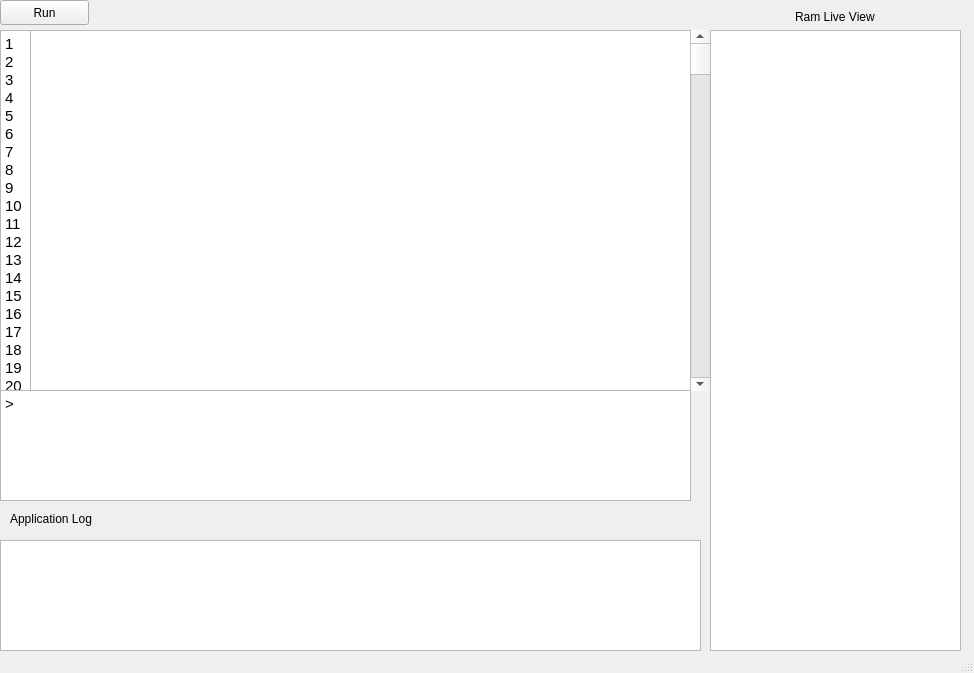
<?xml version="1.0" encoding="UTF-8"?>
<ui version="4.0">
 <class>GUI</class>
 <widget class="QMainWindow" name="GUI">
  <property name="geometry">
   <rect>
    <x>0</x>
    <y>0</y>
    <width>974</width>
    <height>673</height>
   </rect>
  </property>
  <property name="windowTitle">
   <string>GUI</string>
  </property>
  <widget class="QWidget" name="centralwidget">
   <widget class="QPushButton" name="runButton">
    <property name="geometry">
     <rect>
      <x>0</x>
      <y>0</y>
      <width>89</width>
      <height>25</height>
     </rect>
    </property>
    <property name="text">
     <string>Run</string>
    </property>
   </widget>
   <widget class="QWidget" name="verticalLayoutWidget">
    <property name="geometry">
     <rect>
      <x>710</x>
      <y>10</y>
      <width>251</width>
      <height>641</height>
     </rect>
    </property>
    <layout class="QVBoxLayout" name="RAMLVgrid">
     <item alignment="Qt::AlignHCenter|Qt::AlignTop">
      <widget class="QLabel" name="RLVlabel">
       <property name="text">
        <string>Ram Live View</string>
       </property>
      </widget>
     </item>
     <item>
      <widget class="QTextBrowser" name="RLVtextbrowser"/>
     </item>
    </layout>
   </widget>
   <widget class="QTextEdit" name="output">
    <property name="geometry">
     <rect>
      <x>0</x>
      <y>390</y>
      <width>691</width>
      <height>111</height>
     </rect>
    </property>
    <property name="readOnly">
     <bool>true</bool>
    </property>
    <property name="html">
     <string>&lt;!DOCTYPE HTML PUBLIC &quot;-//W3C//DTD HTML 4.0//EN&quot; &quot;http://www.w3.org/TR/REC-html40/strict.dtd&quot;&gt;
&lt;html&gt;&lt;head&gt;&lt;meta name=&quot;qrichtext&quot; content=&quot;1&quot; /&gt;&lt;style type=&quot;text/css&quot;&gt;
p, li { white-space: pre-wrap; }
&lt;/style&gt;&lt;/head&gt;&lt;body style=&quot; font-family:'Ubuntu'; font-size:11pt; font-weight:400; font-style:normal;&quot;&gt;
&lt;p style=&quot; margin-top:0px; margin-bottom:0px; margin-left:0px; margin-right:0px; -qt-block-indent:0; text-indent:0px;&quot;&gt;&amp;gt;&lt;/p&gt;&lt;/body&gt;&lt;/html&gt;</string>
    </property>
   </widget>
   <widget class="QTextEdit" name="appLog">
    <property name="geometry">
     <rect>
      <x>0</x>
      <y>540</y>
      <width>701</width>
      <height>111</height>
     </rect>
    </property>
    <property name="readOnly">
     <bool>true</bool>
    </property>
    <property name="html">
     <string>&lt;!DOCTYPE HTML PUBLIC &quot;-//W3C//DTD HTML 4.0//EN&quot; &quot;http://www.w3.org/TR/REC-html40/strict.dtd&quot;&gt;
&lt;html&gt;&lt;head&gt;&lt;meta name=&quot;qrichtext&quot; content=&quot;1&quot; /&gt;&lt;style type=&quot;text/css&quot;&gt;
p, li { white-space: pre-wrap; }
&lt;/style&gt;&lt;/head&gt;&lt;body style=&quot; font-family:'Ubuntu'; font-size:11pt; font-weight:400; font-style:normal;&quot;&gt;
&lt;p style=&quot;-qt-paragraph-type:empty; margin-top:0px; margin-bottom:0px; margin-left:0px; margin-right:0px; -qt-block-indent:0; text-indent:0px;&quot;&gt;&lt;br /&gt;&lt;/p&gt;
&lt;p style=&quot;-qt-paragraph-type:empty; margin-top:0px; margin-bottom:0px; margin-left:0px; margin-right:0px; -qt-block-indent:0; text-indent:0px;&quot;&gt;&lt;br /&gt;&lt;/p&gt;&lt;/body&gt;&lt;/html&gt;</string>
    </property>
   </widget>
   <widget class="QLabel" name="appLogLabel">
    <property name="geometry">
     <rect>
      <x>10</x>
      <y>510</y>
      <width>181</width>
      <height>17</height>
     </rect>
    </property>
    <property name="text">
     <string>Application Log</string>
    </property>
   </widget>
   <widget class="QPlainTextEdit" name="code">
    <property name="geometry">
     <rect>
      <x>30</x>
      <y>30</y>
      <width>661</width>
      <height>361</height>
     </rect>
    </property>
    <property name="verticalScrollBarPolicy">
     <enum>Qt::ScrollBarAsNeeded</enum>
    </property>
    <property name="horizontalScrollBarPolicy">
     <enum>Qt::ScrollBarAlwaysOff</enum>
    </property>
   </widget>
   <widget class="QScrollBar" name="verticalScrollBar">
    <property name="geometry">
     <rect>
      <x>690</x>
      <y>30</y>
      <width>20</width>
      <height>361</height>
     </rect>
    </property>
    <property name="singleStep">
     <number>4</number>
    </property>
    <property name="orientation">
     <enum>Qt::Vertical</enum>
    </property>
   </widget>
   <widget class="QTextBrowser" name="lineNumb">
    <property name="geometry">
     <rect>
      <x>0</x>
      <y>30</y>
      <width>31</width>
      <height>361</height>
     </rect>
    </property>
    <property name="verticalScrollBarPolicy">
     <enum>Qt::ScrollBarAlwaysOff</enum>
    </property>
    <property name="horizontalScrollBarPolicy">
     <enum>Qt::ScrollBarAlwaysOff</enum>
    </property>
    <property name="html">
     <string>&lt;!DOCTYPE HTML PUBLIC &quot;-//W3C//DTD HTML 4.0//EN&quot; &quot;http://www.w3.org/TR/REC-html40/strict.dtd&quot;&gt;
&lt;html&gt;&lt;head&gt;&lt;meta name=&quot;qrichtext&quot; content=&quot;1&quot; /&gt;&lt;style type=&quot;text/css&quot;&gt;
p, li { white-space: pre-wrap; }
&lt;/style&gt;&lt;/head&gt;&lt;body style=&quot; font-family:'Ubuntu'; font-size:11pt; font-weight:400; font-style:normal;&quot;&gt;
&lt;p style=&quot; margin-top:0px; margin-bottom:0px; margin-left:0px; margin-right:0px; -qt-block-indent:0; text-indent:0px;&quot;&gt;1&lt;/p&gt;
&lt;p style=&quot; margin-top:0px; margin-bottom:0px; margin-left:0px; margin-right:0px; -qt-block-indent:0; text-indent:0px;&quot;&gt;2&lt;/p&gt;
&lt;p style=&quot; margin-top:0px; margin-bottom:0px; margin-left:0px; margin-right:0px; -qt-block-indent:0; text-indent:0px;&quot;&gt;3&lt;/p&gt;
&lt;p style=&quot; margin-top:0px; margin-bottom:0px; margin-left:0px; margin-right:0px; -qt-block-indent:0; text-indent:0px;&quot;&gt;4&lt;/p&gt;
&lt;p style=&quot; margin-top:0px; margin-bottom:0px; margin-left:0px; margin-right:0px; -qt-block-indent:0; text-indent:0px;&quot;&gt;5&lt;/p&gt;
&lt;p style=&quot; margin-top:0px; margin-bottom:0px; margin-left:0px; margin-right:0px; -qt-block-indent:0; text-indent:0px;&quot;&gt;6&lt;/p&gt;
&lt;p style=&quot; margin-top:0px; margin-bottom:0px; margin-left:0px; margin-right:0px; -qt-block-indent:0; text-indent:0px;&quot;&gt;7&lt;/p&gt;
&lt;p style=&quot; margin-top:0px; margin-bottom:0px; margin-left:0px; margin-right:0px; -qt-block-indent:0; text-indent:0px;&quot;&gt;8&lt;/p&gt;
&lt;p style=&quot; margin-top:0px; margin-bottom:0px; margin-left:0px; margin-right:0px; -qt-block-indent:0; text-indent:0px;&quot;&gt;9&lt;/p&gt;
&lt;p style=&quot; margin-top:0px; margin-bottom:0px; margin-left:0px; margin-right:0px; -qt-block-indent:0; text-indent:0px;&quot;&gt;10&lt;/p&gt;
&lt;p style=&quot; margin-top:0px; margin-bottom:0px; margin-left:0px; margin-right:0px; -qt-block-indent:0; text-indent:0px;&quot;&gt;11&lt;/p&gt;
&lt;p style=&quot; margin-top:0px; margin-bottom:0px; margin-left:0px; margin-right:0px; -qt-block-indent:0; text-indent:0px;&quot;&gt;12&lt;/p&gt;
&lt;p style=&quot; margin-top:0px; margin-bottom:0px; margin-left:0px; margin-right:0px; -qt-block-indent:0; text-indent:0px;&quot;&gt;13&lt;/p&gt;
&lt;p style=&quot; margin-top:0px; margin-bottom:0px; margin-left:0px; margin-right:0px; -qt-block-indent:0; text-indent:0px;&quot;&gt;14&lt;/p&gt;
&lt;p style=&quot; margin-top:0px; margin-bottom:0px; margin-left:0px; margin-right:0px; -qt-block-indent:0; text-indent:0px;&quot;&gt;15&lt;/p&gt;
&lt;p style=&quot; margin-top:0px; margin-bottom:0px; margin-left:0px; margin-right:0px; -qt-block-indent:0; text-indent:0px;&quot;&gt;16&lt;/p&gt;
&lt;p style=&quot; margin-top:0px; margin-bottom:0px; margin-left:0px; margin-right:0px; -qt-block-indent:0; text-indent:0px;&quot;&gt;17&lt;/p&gt;
&lt;p style=&quot; margin-top:0px; margin-bottom:0px; margin-left:0px; margin-right:0px; -qt-block-indent:0; text-indent:0px;&quot;&gt;18&lt;/p&gt;
&lt;p style=&quot; margin-top:0px; margin-bottom:0px; margin-left:0px; margin-right:0px; -qt-block-indent:0; text-indent:0px;&quot;&gt;19&lt;/p&gt;
&lt;p style=&quot; margin-top:0px; margin-bottom:0px; margin-left:0px; margin-right:0px; -qt-block-indent:0; text-indent:0px;&quot;&gt;20&lt;/p&gt;
&lt;p style=&quot; margin-top:0px; margin-bottom:0px; margin-left:0px; margin-right:0px; -qt-block-indent:0; text-indent:0px;&quot;&gt;21&lt;/p&gt;
&lt;p style=&quot; margin-top:0px; margin-bottom:0px; margin-left:0px; margin-right:0px; -qt-block-indent:0; text-indent:0px;&quot;&gt;22&lt;/p&gt;
&lt;p style=&quot; margin-top:0px; margin-bottom:0px; margin-left:0px; margin-right:0px; -qt-block-indent:0; text-indent:0px;&quot;&gt;23&lt;/p&gt;
&lt;p style=&quot; margin-top:0px; margin-bottom:0px; margin-left:0px; margin-right:0px; -qt-block-indent:0; text-indent:0px;&quot;&gt;24&lt;/p&gt;
&lt;p style=&quot; margin-top:0px; margin-bottom:0px; margin-left:0px; margin-right:0px; -qt-block-indent:0; text-indent:0px;&quot;&gt;25&lt;/p&gt;
&lt;p style=&quot; margin-top:0px; margin-bottom:0px; margin-left:0px; margin-right:0px; -qt-block-indent:0; text-indent:0px;&quot;&gt;26&lt;/p&gt;
&lt;p style=&quot; margin-top:0px; margin-bottom:0px; margin-left:0px; margin-right:0px; -qt-block-indent:0; text-indent:0px;&quot;&gt;27&lt;/p&gt;
&lt;p style=&quot; margin-top:0px; margin-bottom:0px; margin-left:0px; margin-right:0px; -qt-block-indent:0; text-indent:0px;&quot;&gt;28&lt;/p&gt;
&lt;p style=&quot; margin-top:0px; margin-bottom:0px; margin-left:0px; margin-right:0px; -qt-block-indent:0; text-indent:0px;&quot;&gt;29&lt;/p&gt;
&lt;p style=&quot; margin-top:0px; margin-bottom:0px; margin-left:0px; margin-right:0px; -qt-block-indent:0; text-indent:0px;&quot;&gt;30&lt;/p&gt;
&lt;p style=&quot; margin-top:0px; margin-bottom:0px; margin-left:0px; margin-right:0px; -qt-block-indent:0; text-indent:0px;&quot;&gt;31&lt;/p&gt;
&lt;p style=&quot; margin-top:0px; margin-bottom:0px; margin-left:0px; margin-right:0px; -qt-block-indent:0; text-indent:0px;&quot;&gt;32&lt;/p&gt;
&lt;p style=&quot; margin-top:0px; margin-bottom:0px; margin-left:0px; margin-right:0px; -qt-block-indent:0; text-indent:0px;&quot;&gt;33&lt;/p&gt;
&lt;p style=&quot; margin-top:0px; margin-bottom:0px; margin-left:0px; margin-right:0px; -qt-block-indent:0; text-indent:0px;&quot;&gt;34&lt;/p&gt;
&lt;p style=&quot; margin-top:0px; margin-bottom:0px; margin-left:0px; margin-right:0px; -qt-block-indent:0; text-indent:0px;&quot;&gt;35&lt;/p&gt;
&lt;p style=&quot; margin-top:0px; margin-bottom:0px; margin-left:0px; margin-right:0px; -qt-block-indent:0; text-indent:0px;&quot;&gt;36&lt;/p&gt;
&lt;p style=&quot; margin-top:0px; margin-bottom:0px; margin-left:0px; margin-right:0px; -qt-block-indent:0; text-indent:0px;&quot;&gt;37&lt;/p&gt;
&lt;p style=&quot; margin-top:0px; margin-bottom:0px; margin-left:0px; margin-right:0px; -qt-block-indent:0; text-indent:0px;&quot;&gt;38&lt;/p&gt;
&lt;p style=&quot; margin-top:0px; margin-bottom:0px; margin-left:0px; margin-right:0px; -qt-block-indent:0; text-indent:0px;&quot;&gt;39&lt;/p&gt;
&lt;p style=&quot; margin-top:0px; margin-bottom:0px; margin-left:0px; margin-right:0px; -qt-block-indent:0; text-indent:0px;&quot;&gt;40&lt;/p&gt;
&lt;p style=&quot; margin-top:0px; margin-bottom:0px; margin-left:0px; margin-right:0px; -qt-block-indent:0; text-indent:0px;&quot;&gt;41&lt;/p&gt;
&lt;p style=&quot; margin-top:0px; margin-bottom:0px; margin-left:0px; margin-right:0px; -qt-block-indent:0; text-indent:0px;&quot;&gt;42&lt;/p&gt;
&lt;p style=&quot; margin-top:0px; margin-bottom:0px; margin-left:0px; margin-right:0px; -qt-block-indent:0; text-indent:0px;&quot;&gt;43&lt;/p&gt;
&lt;p style=&quot; margin-top:0px; margin-bottom:0px; margin-left:0px; margin-right:0px; -qt-block-indent:0; text-indent:0px;&quot;&gt;44&lt;/p&gt;
&lt;p style=&quot; margin-top:0px; margin-bottom:0px; margin-left:0px; margin-right:0px; -qt-block-indent:0; text-indent:0px;&quot;&gt;45&lt;/p&gt;
&lt;p style=&quot; margin-top:0px; margin-bottom:0px; margin-left:0px; margin-right:0px; -qt-block-indent:0; text-indent:0px;&quot;&gt;46&lt;/p&gt;
&lt;p style=&quot; margin-top:0px; margin-bottom:0px; margin-left:0px; margin-right:0px; -qt-block-indent:0; text-indent:0px;&quot;&gt;47&lt;/p&gt;
&lt;p style=&quot; margin-top:0px; margin-bottom:0px; margin-left:0px; margin-right:0px; -qt-block-indent:0; text-indent:0px;&quot;&gt;48&lt;/p&gt;
&lt;p style=&quot; margin-top:0px; margin-bottom:0px; margin-left:0px; margin-right:0px; -qt-block-indent:0; text-indent:0px;&quot;&gt;49&lt;/p&gt;
&lt;p style=&quot; margin-top:0px; margin-bottom:0px; margin-left:0px; margin-right:0px; -qt-block-indent:0; text-indent:0px;&quot;&gt;50&lt;/p&gt;
&lt;p style=&quot; margin-top:0px; margin-bottom:0px; margin-left:0px; margin-right:0px; -qt-block-indent:0; text-indent:0px;&quot;&gt;51&lt;/p&gt;
&lt;p style=&quot; margin-top:0px; margin-bottom:0px; margin-left:0px; margin-right:0px; -qt-block-indent:0; text-indent:0px;&quot;&gt;52&lt;/p&gt;
&lt;p style=&quot; margin-top:0px; margin-bottom:0px; margin-left:0px; margin-right:0px; -qt-block-indent:0; text-indent:0px;&quot;&gt;53&lt;/p&gt;
&lt;p style=&quot; margin-top:0px; margin-bottom:0px; margin-left:0px; margin-right:0px; -qt-block-indent:0; text-indent:0px;&quot;&gt;54&lt;/p&gt;
&lt;p style=&quot; margin-top:0px; margin-bottom:0px; margin-left:0px; margin-right:0px; -qt-block-indent:0; text-indent:0px;&quot;&gt;55&lt;/p&gt;
&lt;p style=&quot; margin-top:0px; margin-bottom:0px; margin-left:0px; margin-right:0px; -qt-block-indent:0; text-indent:0px;&quot;&gt;56&lt;/p&gt;
&lt;p style=&quot; margin-top:0px; margin-bottom:0px; margin-left:0px; margin-right:0px; -qt-block-indent:0; text-indent:0px;&quot;&gt;57&lt;/p&gt;
&lt;p style=&quot; margin-top:0px; margin-bottom:0px; margin-left:0px; margin-right:0px; -qt-block-indent:0; text-indent:0px;&quot;&gt;58&lt;/p&gt;
&lt;p style=&quot; margin-top:0px; margin-bottom:0px; margin-left:0px; margin-right:0px; -qt-block-indent:0; text-indent:0px;&quot;&gt;59&lt;/p&gt;
&lt;p style=&quot; margin-top:0px; margin-bottom:0px; margin-left:0px; margin-right:0px; -qt-block-indent:0; text-indent:0px;&quot;&gt;60&lt;/p&gt;
&lt;p style=&quot; margin-top:0px; margin-bottom:0px; margin-left:0px; margin-right:0px; -qt-block-indent:0; text-indent:0px;&quot;&gt;61&lt;/p&gt;
&lt;p style=&quot; margin-top:0px; margin-bottom:0px; margin-left:0px; margin-right:0px; -qt-block-indent:0; text-indent:0px;&quot;&gt;62&lt;/p&gt;
&lt;p style=&quot; margin-top:0px; margin-bottom:0px; margin-left:0px; margin-right:0px; -qt-block-indent:0; text-indent:0px;&quot;&gt;63&lt;/p&gt;
&lt;p style=&quot; margin-top:0px; margin-bottom:0px; margin-left:0px; margin-right:0px; -qt-block-indent:0; text-indent:0px;&quot;&gt;64&lt;/p&gt;
&lt;p style=&quot; margin-top:0px; margin-bottom:0px; margin-left:0px; margin-right:0px; -qt-block-indent:0; text-indent:0px;&quot;&gt;65&lt;/p&gt;
&lt;p style=&quot; margin-top:0px; margin-bottom:0px; margin-left:0px; margin-right:0px; -qt-block-indent:0; text-indent:0px;&quot;&gt;66&lt;/p&gt;
&lt;p style=&quot; margin-top:0px; margin-bottom:0px; margin-left:0px; margin-right:0px; -qt-block-indent:0; text-indent:0px;&quot;&gt;67&lt;/p&gt;
&lt;p style=&quot; margin-top:0px; margin-bottom:0px; margin-left:0px; margin-right:0px; -qt-block-indent:0; text-indent:0px;&quot;&gt;68&lt;/p&gt;
&lt;p style=&quot; margin-top:0px; margin-bottom:0px; margin-left:0px; margin-right:0px; -qt-block-indent:0; text-indent:0px;&quot;&gt;69&lt;/p&gt;
&lt;p style=&quot; margin-top:0px; margin-bottom:0px; margin-left:0px; margin-right:0px; -qt-block-indent:0; text-indent:0px;&quot;&gt;70&lt;/p&gt;
&lt;p style=&quot; margin-top:0px; margin-bottom:0px; margin-left:0px; margin-right:0px; -qt-block-indent:0; text-indent:0px;&quot;&gt;71&lt;/p&gt;
&lt;p style=&quot; margin-top:0px; margin-bottom:0px; margin-left:0px; margin-right:0px; -qt-block-indent:0; text-indent:0px;&quot;&gt;72&lt;/p&gt;
&lt;p style=&quot; margin-top:0px; margin-bottom:0px; margin-left:0px; margin-right:0px; -qt-block-indent:0; text-indent:0px;&quot;&gt;73&lt;/p&gt;
&lt;p style=&quot; margin-top:0px; margin-bottom:0px; margin-left:0px; margin-right:0px; -qt-block-indent:0; text-indent:0px;&quot;&gt;74&lt;/p&gt;
&lt;p style=&quot; margin-top:0px; margin-bottom:0px; margin-left:0px; margin-right:0px; -qt-block-indent:0; text-indent:0px;&quot;&gt;75&lt;/p&gt;
&lt;p style=&quot; margin-top:0px; margin-bottom:0px; margin-left:0px; margin-right:0px; -qt-block-indent:0; text-indent:0px;&quot;&gt;76&lt;/p&gt;
&lt;p style=&quot; margin-top:0px; margin-bottom:0px; margin-left:0px; margin-right:0px; -qt-block-indent:0; text-indent:0px;&quot;&gt;77&lt;/p&gt;
&lt;p style=&quot; margin-top:0px; margin-bottom:0px; margin-left:0px; margin-right:0px; -qt-block-indent:0; text-indent:0px;&quot;&gt;78&lt;/p&gt;
&lt;p style=&quot; margin-top:0px; margin-bottom:0px; margin-left:0px; margin-right:0px; -qt-block-indent:0; text-indent:0px;&quot;&gt;79&lt;/p&gt;
&lt;p style=&quot; margin-top:0px; margin-bottom:0px; margin-left:0px; margin-right:0px; -qt-block-indent:0; text-indent:0px;&quot;&gt;80&lt;/p&gt;
&lt;p style=&quot; margin-top:0px; margin-bottom:0px; margin-left:0px; margin-right:0px; -qt-block-indent:0; text-indent:0px;&quot;&gt;81&lt;/p&gt;
&lt;p style=&quot; margin-top:0px; margin-bottom:0px; margin-left:0px; margin-right:0px; -qt-block-indent:0; text-indent:0px;&quot;&gt;82&lt;/p&gt;
&lt;p style=&quot; margin-top:0px; margin-bottom:0px; margin-left:0px; margin-right:0px; -qt-block-indent:0; text-indent:0px;&quot;&gt;83&lt;/p&gt;
&lt;p style=&quot; margin-top:0px; margin-bottom:0px; margin-left:0px; margin-right:0px; -qt-block-indent:0; text-indent:0px;&quot;&gt;84&lt;/p&gt;
&lt;p style=&quot; margin-top:0px; margin-bottom:0px; margin-left:0px; margin-right:0px; -qt-block-indent:0; text-indent:0px;&quot;&gt;85&lt;/p&gt;
&lt;p style=&quot; margin-top:0px; margin-bottom:0px; margin-left:0px; margin-right:0px; -qt-block-indent:0; text-indent:0px;&quot;&gt;86&lt;/p&gt;
&lt;p style=&quot; margin-top:0px; margin-bottom:0px; margin-left:0px; margin-right:0px; -qt-block-indent:0; text-indent:0px;&quot;&gt;87&lt;/p&gt;
&lt;p style=&quot; margin-top:0px; margin-bottom:0px; margin-left:0px; margin-right:0px; -qt-block-indent:0; text-indent:0px;&quot;&gt;88&lt;/p&gt;
&lt;p style=&quot; margin-top:0px; margin-bottom:0px; margin-left:0px; margin-right:0px; -qt-block-indent:0; text-indent:0px;&quot;&gt;89&lt;/p&gt;
&lt;p style=&quot; margin-top:0px; margin-bottom:0px; margin-left:0px; margin-right:0px; -qt-block-indent:0; text-indent:0px;&quot;&gt;90&lt;/p&gt;
&lt;p style=&quot; margin-top:0px; margin-bottom:0px; margin-left:0px; margin-right:0px; -qt-block-indent:0; text-indent:0px;&quot;&gt;91&lt;/p&gt;
&lt;p style=&quot; margin-top:0px; margin-bottom:0px; margin-left:0px; margin-right:0px; -qt-block-indent:0; text-indent:0px;&quot;&gt;92&lt;/p&gt;
&lt;p style=&quot; margin-top:0px; margin-bottom:0px; margin-left:0px; margin-right:0px; -qt-block-indent:0; text-indent:0px;&quot;&gt;93&lt;/p&gt;
&lt;p style=&quot; margin-top:0px; margin-bottom:0px; margin-left:0px; margin-right:0px; -qt-block-indent:0; text-indent:0px;&quot;&gt;94&lt;/p&gt;
&lt;p style=&quot; margin-top:0px; margin-bottom:0px; margin-left:0px; margin-right:0px; -qt-block-indent:0; text-indent:0px;&quot;&gt;95&lt;/p&gt;
&lt;p style=&quot; margin-top:0px; margin-bottom:0px; margin-left:0px; margin-right:0px; -qt-block-indent:0; text-indent:0px;&quot;&gt;96&lt;/p&gt;
&lt;p style=&quot; margin-top:0px; margin-bottom:0px; margin-left:0px; margin-right:0px; -qt-block-indent:0; text-indent:0px;&quot;&gt;97&lt;/p&gt;
&lt;p style=&quot; margin-top:0px; margin-bottom:0px; margin-left:0px; margin-right:0px; -qt-block-indent:0; text-indent:0px;&quot;&gt;98&lt;/p&gt;
&lt;p style=&quot; margin-top:0px; margin-bottom:0px; margin-left:0px; margin-right:0px; -qt-block-indent:0; text-indent:0px;&quot;&gt;99&lt;/p&gt;&lt;/body&gt;&lt;/html&gt;</string>
    </property>
   </widget>
   <zorder>runButton</zorder>
   <zorder>verticalLayoutWidget</zorder>
   <zorder>appLog</zorder>
   <zorder>appLogLabel</zorder>
   <zorder>output</zorder>
   <zorder>code</zorder>
   <zorder>verticalScrollBar</zorder>
   <zorder>lineNumb</zorder>
  </widget>
  <widget class="QStatusBar" name="statusbar"/>
 </widget>
 <resources/>
 <connections/>
</ui>
